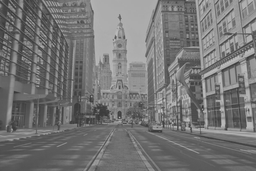
#> input picture DIP_assignments/assignment-04/Images/city.png, 256 x 171 px, shrunk from 1500 x 1000 before the run, found by its file name
$ python sol_01.py
#> lines starting #> are read from the running program, lines starting #| are printed output that depends on the picture; long printed decimals are rounded
import skimage.io as io
import skimage.filters as flt
import skimage.transform as tr
import numpy as np
import matplotlib.pyplot as plt

path = 'Images/city.png'
img = io.imread(path)
#> img is the input picture: shape (171, 256); min 50, max 198, mean 117.1


def downsample(img, k):

    m,n = img.shape
    if not m/k==0 and n/k == 0:
        lp, rp = m%k, n%k

        img = np.pad(img, (lp,rp), constant_values=1)
        m,n = img.shape

    temp = np.zeros((m//k, n//k))
    for i in range(m//k):
        for j in range(n//k):
            temp[i,j] = img[i*k, j*k]

    return temp


def GLP(img, s, w, k):

    ks = w//2
    h = np.zeros((w,w))
    for i in range(-ks,ks):
        for j in range(-ks,ks):
            h[i,j] = np.exp(-((i)**2+(j)**2)/(2*s**2))
    sum_h = np.sum(h)
    h = h/sum_h

    img_gs = np.zeros(img.shape)
    img_p = np.pad(img, (ks,ks), constant_values=1)
    m,n = img_p.shape

    #apply filter...
    for i in range(w, m-w):
        for j in range(w, n-w):
            img_gs[i, j] = np.sum(img_p[i-ks:i+ks+1, j-ks:j+ks+1]*h)

    #apply downsampling...
    img_n = downsample(img_gs,k)
    return img_n


def lib_fun(img,k):

#> called with k = 5
    m,n = img.shape
#> m = 171; n = 256
    img = flt.gaussian(img)
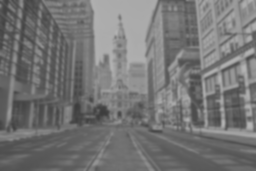
#> img: shape (171, 256) float64; min 0.238, max 0.712, mean 0.459
    img = tr.resize(img, (m//k, n//k))
#> img: shape (34, 51) float64
    return img


def mse(im1, im2):
    return np.sum((im1-im2)**2)


l = np.zeros(5)
img2 = lib_fun(img, 5)/255
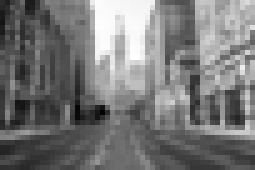
#> img2: shape (34, 51) float64 (shown 5 times larger); min 0.00103, max 0.00267, mean 0.0018; drawn with min black and max white
for i in range(1,6):
    imgt = GLP(img, i, 5, 5)/255
    temp = mse(imgt,img2)
    l[i-1] = temp
#> this loop made 5 passes
#> temp on passes 1 to 5: 364.2, 363.3, 363.1, 363.1, 363.1
#> pass 1, in GLP, `img_p = np.pad(img, (ks,ks), constant_values=1)`:
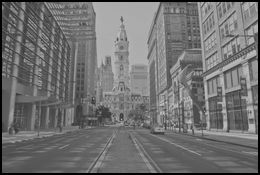
#> img_p: shape (175, 260); min 1, max 198, mean 112.7
#> pass 1, `imgt = GLP(img, i, 5, 5)/255`:
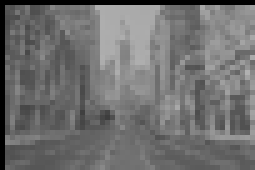
#> imgt: shape (34, 51) float64 (shown 5 times larger); min 0, max 0.694, mean 0.439
#> after the loop, l = [364.2, 363.3, 363.1, 363.1, 363.1]

m_mse, ms = np.min(l), np.argmin(l)
#> m_mse = 363.1; ms = 4
print(f'minimum mse : {m_mse} for sigma : {ms+1}')
#| minimum mse : 363.104 for sigma : 5

img1 = GLP(img,ms,5,5)/255
#> after the loop in GLP (call 6), `for i in range(-ks,ks):`: h = [[1, 0.969, 0, 0.882, 0.969], [0.969, 0.939, 0, 0.855, 0.939], [0, 0, 0, 0, 0], [0.882, 0.855, 0, 0.779, 0.855], [0.969, 0.939, 0, 0.855, 0.939]]
#> in GLP (call 6), `sum_h = np.sum(h)`: sum_h = 14.6
#> in GLP (call 6), `h = h/sum_h`: h = [[0.0685, 0.0664, 0, 0.0604, 0.0664], [0.0664, 0.0643, 0, 0.0586, 0.0643], [0, 0, 0, 0, 0], [0.0604, 0.0586, 0, 0.0533, 0.0586], [0.0664, 0.0643, 0, 0.0586, 0.0643]]
#> after the loop in GLP (call 6), `for i in range(w, m-w):`:
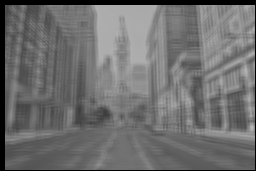
#> img_gs: shape (171, 256) float64; min 0, max 182.3, mean 110.6

fig1, (ax1,ax2, ax3) = plt.subplots(1,3)

ax1.imshow(downsample(img, 2), cmap='gray')
#> after the loop in downsample (call 7), `for i in range(m//k):`:
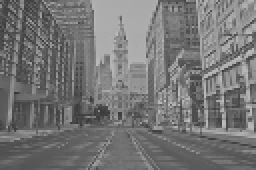
#> temp: shape (85, 128) float64 (shown 2 times larger); min 54, max 198, mean 117.2
ax1.set_title("f-2")

ax2.imshow(downsample(img, 4), cmap='gray')
ax2.set_title("f-4")

ax3.imshow(downsample(img, 5), cmap='gray')
#> after the loop in downsample (call 9), `for i in range(m//k):`:
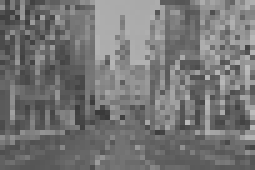
#> temp: shape (34, 51) float64 (shown 5 times larger); min 58, max 188, mean 117.2
ax3.set_title("f-5")

plt.show()


fig2, (ax1, ax2) = plt.subplots(1,2)

ax1.imshow(img1, cmap='gray')
ax1.set_title("costum fun")
ax1.axis('off')

ax2.imshow(img2, cmap='gray')
ax2.set_title("lib fun")
ax2.axis('off')

plt.show()

$ run again, with DIP_assignments/assignment-04/Images/MainBuilding.png copied over DIP_assignments/assignment-04/Images/city.png
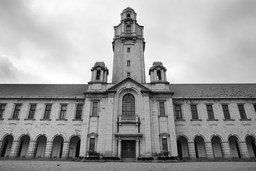
#> input picture DIP_assignments/assignment-04/Images/MainBuilding.png, 256 x 171 px, shrunk from 1200 x 800 before the run, found by its file name
#> img is the input picture: shape (171, 256); min 0, max 255, mean 158.1
#> the loop `for i in range(1,6):` made 5 passes
#> temp on passes 1 to 5: 737.1, 730.7, 729.2, 728.7, 728.5
#> after the loop `for i in range(1,6):`: l = [737.1, 730.7, 729.2, 728.7, 728.5]
#> m_mse = 728.5; ms = 4
#| minimum mse : 728.477 for sigma : 5
#> after the loop in GLP (call 6), `for i in range(-ks,ks):`: h = [[1, 0.969, 0, 0.882, 0.969], [0.969, 0.939, 0, 0.855, 0.939], [0, 0, 0, 0, 0], [0.882, 0.855, 0, 0.779, 0.855], [0.969, 0.939, 0, 0.855, 0.939]]
#> sum_h = 14.6
#> in GLP (call 6), `h = h/sum_h`: h = [[0.0685, 0.0664, 0, 0.0604, 0.0664], [0.0664, 0.0643, 0, 0.0586, 0.0643], [0, 0, 0, 0, 0], [0.0604, 0.0586, 0, 0.0533, 0.0586], [0.0664, 0.0643, 0, 0.0586, 0.0643]]
#> after the loop in GLP (call 6), `for i in range(w, m-w):`:
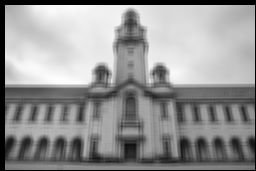
#> img_gs: shape (171, 256) float64; min 0, max 255, mean 148.9
#> after the loop in downsample (call 9), `for i in range(m//k):`:
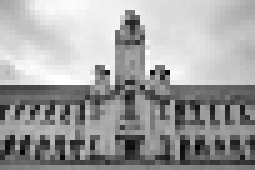
#> temp: shape (34, 51) float64 (shown 5 times larger); min 2, max 255, mean 159.6
